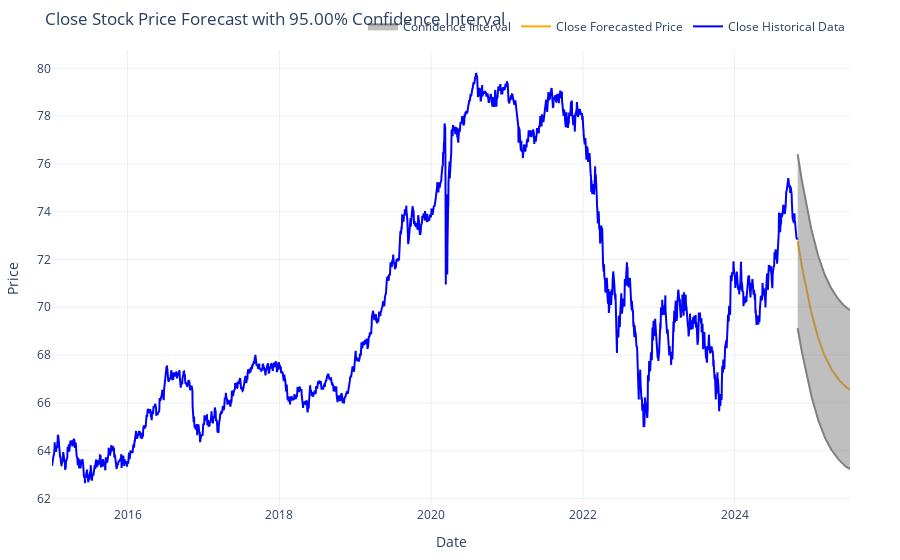

Notebook source saved alongside this figure:
### Code cell
model_util.plot_forecast('Close', bnd, forecast_bnd, 0.05)

### Figure 1 — Plotly figure (JSON) as saved in the notebook; plotly's stock layout.template omitted (floating-point values rounded to 4 significant figures; data arrays with more than 128 entries replaced by an {"elided": "..."} marker saying what was removed)
{"data": [{"line": {"color": "blue"}, "mode": "lines", "name": "Close Historical Data", "type": "scatter", "x": {"elided": "2474 str values"}, "y": {"elided": "2474 float values"}}, {"line": {"color": "orange"}, "mode": "lines", "name": "Close Forecasted Price", "type": "scatter", "x": {"elided": "253 str values"}, "y": {"elided": "253 float values"}}, {"line": {"color": "gray"}, "mode": "lines", "showlegend": false, "type": "scatter", "x": {"elided": "253 str values"}, "y": {"elided": "253 float values"}}, {"fill": "tonexty", "line": {"color": "gray"}, "name": "Confidence Interval", "type": "scatter", "x": {"elided": "253 str values"}, "y": {"elided": "253 float values"}}], "layout": {"legend": {"orientation": "h", "x": 1, "xanchor": "right", "y": 1.02, "yanchor": "bottom"}, "margin": {"b": 50, "l": 50, "r": 50, "t": 50}, "title": {"text": "Close Stock Price Forecast with 95.00% Confidence Interval"}, "xaxis": {"title": {"text": "Date"}}, "yaxis": {"title": {"text": "Price"}}}}
